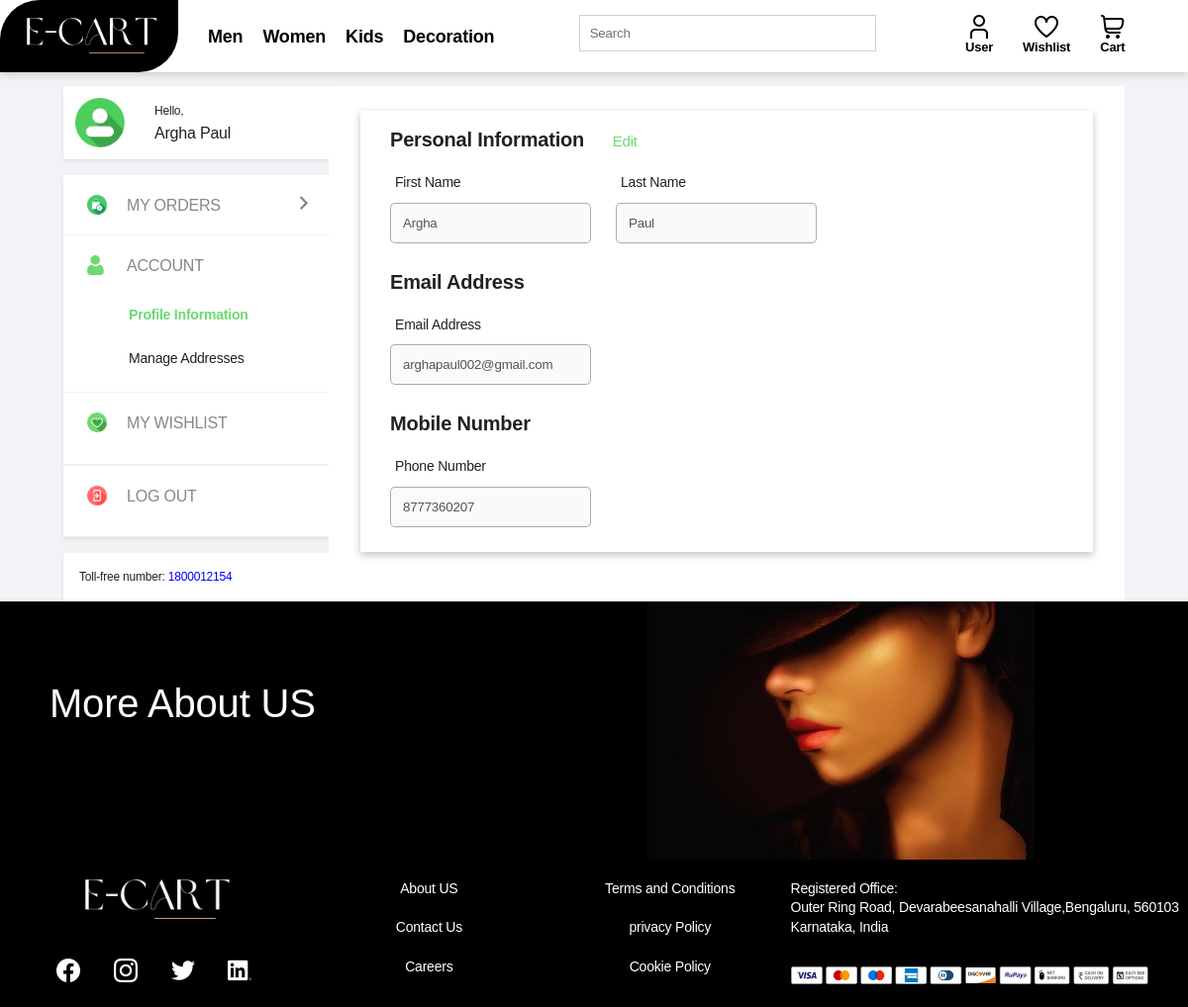
The app's page /profile.php (signed in) with its own data.
### tables this page shows
CREATE TABLE `product` (
  `id` int(100) NOT NULL,
  `product_type` varchar(10) NOT NULL,
  `pro_type_img_name` varchar(50) NOT NULL
);

CREATE TABLE `users` (
  `id` int(100) NOT NULL,
  `first_name` varchar(50) NOT NULL,
  `last_name` varchar(50) NOT NULL,
  `email` varchar(50) NOT NULL,
  `password` varchar(500) NOT NULL,
  `phone_no` bigint(10) NOT NULL,
  `gender` varchar(10) NOT NULL,
  `date_created` datetime NOT NULL DEFAULT current_timestamp()
);

### profile.php (the view, shortened to what this page needs)
<?php
include 'dbconnect.php';
if (isset($_SESSION['loggedin']) && $_SESSION['loggedin'] == true) {
    $mail = $_SESSION['umail'];
    $sql7 = "SELECT * FROM `users` WHERE `email`= '$mail';";
    $rs7 = mysqli_query($conn, $sql7);
    $row7 = mysqli_fetch_array($rs7);
}
?>
<html>
<head>
    <link rel="stylesheet" href="css/profile.css">
    <link rel="stylesheet" href="css/navbar.css">
    <link rel="stylesheet" href="css/footer.css">
</head>
<body>
    <?php require 'navbar.php' ?>
    <div class="_full-outer">
        <div class="content row">
            <div class="left-sec-full">
                <div>
                    <div class="option-content">
                        <div class="profile row"><img class="profile-img" height="50px" width="50px" src="images/profile/profile-n.png">
                            <div class="pro-info">
                                <div class="pro-hello">Hello,</div>
                                <div class="user-name"><span><?php echo $row7['first_name']; ?></span>&nbsp;<span><?php echo $row7['last_name']; ?></span></div>
                            </div>
                        </div>
                    </div>
                    <div class="option-content option-margin">
                        <div>
                            <div class="option-padding-bottom">
                                <div class="option-padding row">
                                    <img class="icon-images" src="images/profile/order.png">
                                    <a class="heading-txt" href="orders.php">MY ORDERS<span class="arrow-symbol"><svg width="16" height="27" viewBox="0 0 16 27" xmlns="http://www.w3.org/2000/svg" class="arrow-symbol-s">
                                                <path d="M16 23.207L6.11 13.161 16 3.093 12.955 0 0 13.161l12.955 13.161z" fill="#878787" class=""></path>
                                            </svg></span></a>
                                </div>
                            </div>
                            <div class="hr-line"></div>
                        </div>
                        <div>
                            <div class="option-padding-bottom">
                                <div class="option-padding row"><img class="icon-images" src="images/profile/user.png">
                                    <div class="heading-two">ACCOUNT</div>
                                </div>
                                <div>
                                    <div id="defaultOpen" class="cursor-pointer tablinks" onclick="openCity(event, 'Profile')">
                                        <div class="sub-heading-txt">Profile Information</div>
                                    </div>
                                    <div class="cursor-pointer tablinks" onclick="openCity(event, 'Address')">
                                        <div class="sub-heading-txt">Manage Addresses</div>
                                    </div>
                                </div>
                            </div>
                            <div class="hr-line"></div>
                        </div>
                        <div>
                            <a href="wishlist.php">
                                <div class="option-padding-bottom cursor-pointer">
                                    <div class="option-padding row"><img class="icon-images" src="images/profile/heart.png">
                                        <div class="heading-two">MY WISHLIST</div>
                                    </div>
                                </div>
                            </a>
                            <div class="hr-line"></div>
                        </div>
                        <div class="hr-line"></div>
                        <div>
                            <a href="logout.php">
                                <div class="option-padding-bottom cursor-pointer">
                                    <div class="option-padding row"><img class="icon-images" src="images/profile/log-out.png">
                                        <div class="heading-two">LOG OUT</div>
                                    </div>
                                </div>
                            </a>
                            <div class="hr-line"></div>
                        </div>
                    </div>
                    <div class="option-content padding-lower">
                        <div>Toll-free number: <span style="color:blue">1800012154</span></div>
                    </div>
                </div>
            </div>
            <div class="right-sec-full">
                <div class="right-content">
                    <div id="Profile" class="pro-info  tabcontent">
                        <div class="right-heading">
                            <span class="heading-txt-right">Personal Information</span>
                            <span class="edit-style" onclick="myFunctionE1()" id="edit-1">Edit</span>
                        </div>
                        <form class="change_profile" id="change_name">
                            <div class="personal-info-sec">
                                <div class="flex">
                                    <div class="name">
                                        <p>First Name</p>
                                        <input type="text" name="f_name" value="<?php echo $row7['first_name']; ?>" id="f_name" class="input-style-css" disabled required>
                                    </div>
                                    <div class="name">
                                        <p>Last Name</p>
                                        <input type="text" name="l_name" value="<?php echo $row7['last_name']; ?>" id="l_name" class="input-style-css" disabled required>
                                    </div>
                                </div>
                            </div>
                        </form>
                        <form class="change_profile" id="change_email">
                            <div class="email-p">
                                <div class="right-heading">
                                    <span class="heading-txt-right">Email Address</span>
                                </div>
                                <div class="flex">
                                    <div class="name">
                                        <p>Email Address</p>
                                        <input type="text" name="u-mail" value="<?php echo $row7['email']; ?>" id="u-mail" class="input-style-css" disabled required>
                                    </div>
                                </div>
                            </div>
                        </form>
                        <form class="change_profile" id="change_phone">
                            <div class="phone">
                                <div class="right-heading">
                                    <span class="heading-txt-right">Mobile Number</span>
                                </div>
                                <div class="flex">
                                    <div class="name">
                                        <p>Phone Number</p>
                                        <input type="text" name="u-phone" value="<?php echo $row7['phone_no']; ?>" id="u-phone" class="input-style-css" title="Please Enter valid Phone Number" onKeyPress="if(this.value.length==10) return false;" pattern="(6|7|8|9)\d{9}" minlength="10" maxlength="10" disabled required>
                                    </div>
                                </div>
                            </div>
                        </form>
                    </div>
                </div>
            </div>
        </div>
    </div>
    <?php
    include 'footer.php';
    ?>
</body>
</html>

### navbar.php (shortened to what this page needs)
<?php
if (isset($_SESSION['loggedin']) && $_SESSION['loggedin'] == true) {
    $loggedin = true;
} else {
    $loggedin = false;
}
?>
<div class="navigaton">
    <div class="navbar">
        <div style="display:flex;">
            <div class="left-logo">
                <a href="indeex.php">
                    <img src="images/logo/logo light.png" alt="logo">
                </a>
            </div>
            <div class="right">
                <ul style="display:flex;">
                    <?php
                    $sql1 = "SELECT * FROM `product`";
                    $rs1 = mysqli_query($conn, $sql1);
                    while ($row1 = mysqli_fetch_array($rs1)) {
                    ?>
                        <li><a href="products.php?pro_type=<?php echo $row1['id'] ?>&pro_cat=NULL"><?php echo $row1['product_type']?></a>
                        </li>
                    <?php
                    }
                    ?>
                </ul>
            </div>
        </div>
        <div class="searchbar">
            <div class="search">
                <div class="txt-search">
                    <input type="text" name="t1" class="search-txt" id="search" placeholder="Search" onclick="search_click()">
                </div>
            </div>
        </div>
        <div class="options">
            <div class="option_inner">
                <?php
                if ($loggedin) {
                    echo '
                <a href="profile.php">
                <div class="profile option_padding">
                <p class="text_align">
                    <img src="images/icons/user.png" alt="profile">
                </p>
                <p class="small">User</p>
            </div>
                </a>';
                }
                echo '<a href="wishlist.php">
            <div class="wishlist option_padding">
                <p class="text_align">
                    <img src="images/icons/wish.png" alt="wishlist">
                </p>
                <p class="small">Wishlist</p>
            </div>
        </a>
        <a href="cart.php">
            <div class="cart option_padding">
                <p class="text_align">
                    <img src="images/icons/cart.png" alt="bag">
                </p>
                <p class="small">Cart</p>
            </div>
        </a>
    </div>
</div>
</div>
</div>';
                ?>

### css/profile.css (style rules this page uses)
* { box-sizing: border-box; margin: 0; padding: 0; }
body { max-width: 1350px; margin: auto; }
._full-outer { margin: 0 auto; max-width: 1366px; }
div { display: block; }
body, button, input, select, textarea { font-family: Arial, sans-serif; letter-spacing: -.2px; }
body { font-size: 14px; background-color: #f1f3f6; color: #212121; line-height: 1.4; }
._full-outer .content { margin: 0 auto; position: relative; padding: 14px 64px 0; }
.col, .row { width: 100%; }
.row { display: -webkit-flex; display: -ms-flexbox; display: flex; -webkit-flex-flow: row wrap; -ms-flex-flow: row wrap; flex-flow: row wrap; }
._full-outer .left-sec-full { width: 25%; }
.option-content { background-color: #fff; border-radius: 2px; box-shadow: 0 2px 4px 0 rgb(0 0 0 / 8%); }
.option-margin { margin-bottom: 16px; }
.padding-lower { padding: 16px; font-size: 12px; }
.profile { padding: 12px; margin-bottom: 16px; }
.profile-img { vertical-align: middle; width: 50px; height: 50px; }
a, img { text-decoration: none; color: inherit; border: none; outline: none; }
img { overflow-clip-margin: content-box; overflow: clip; }
.pro-info { padding: 5px 0 0 30px; width: calc(100% - 50px); }
.pro-info .pro-hello { font-size: 12px; }
.pro-info .user-name { padding-top: 3px; font-size: 16px; font-weight: 500; display: -webkit-flex; display: -ms-flexbox; display: flex; -webkit-align-items: center; -ms-flex-align: center; align-items: center; text-transform: capitalize; overflow: hidden; white-space: nowrap; text-overflow: ellipsis; }
.option-padding-bottom { padding-bottom: 12px; }
.option-padding { padding: 20px 12px 5px 24px; }
.icon-images { width: 20px; height: 20px; }
.heading-txt { width: calc(100% - 26px); padding-left: 20px; font-size: 16px; font-weight: 500; color: #878787; cursor: pointer; }
.arrow-symbol { margin-top: 1px; float: right; }
.arrow-symbol-s { width: 14px; height: 14px; -webkit-transform: rotate(180deg); transform: rotate(180deg); }
.hr-line { border-bottom: 1px solid #f0f0f0; }
.heading-two { padding: 0 0 12px 20px; font-size: 16px; font-weight: 500; color: #878787; }
.cursor-pointer { cursor: pointer; }
.sub-heading-txt { font-size: 14px; padding: 12px 5px 12px 66px; cursor: pointer; }
.active { color: #6ed971; font-weight: bold; }
.tabcontent { transition: 0.2s ease; }
.right-sec-full { width: 75%; background-color: #ffffff; padding: 25px 32px; }
.right-sec-full input, .right-sec-full button { border-radius: 5px; }
.right-content { background-color: rgb(255, 255, 255); padding: 10 0 25 0; width: 100%; box-shadow: rgba(0, 0, 0, 0.24) 0px 3px 8px; }
.heading-txt-right { font-size: 20px; font-weight: bold; padding: 0 25px 0 0; }
.edit-style { font-size: 15px; color: #6ed971; cursor: pointer; user-select: none; }
.personal-info-sec { width: 100%; }
.right-heading { padding: 0 0 20px 0; }
.name { padding: 0 25px 0 0px; }
.name p { padding: 0 0 10px 5px; }
.input-style-css { padding: 12px; outline: none; border: 1px solid #878787af; }
.flex { display: flex; }
.email-p, .phone { padding: 25px 0 0 0; }

### css/navbar.css (style rules this page uses)
.navigaton { background-color: #ffffff; position: sticky; top: 0px; z-index: 9999; display: flex; max-width: 1350px; min-width: 972px; margin: auto; }
.navbar { width: 100%; display: flex; height: auto; padding: 0; position: sticky; box-shadow: rgba(99, 99, 99, 0.3) 0px 2px 8px 0px; justify-content: space-between; }
.navbar .left-logo { background-color: #000000; border-radius: 40px 0; }
.navbar .left-logo img { width: 180px; }
.right { color: #000000; width: auto; margin: 15px 0px 0px 20px; width: 60%; }
.right ul { padding: 0%; }
.right ul li { list-style: none; font-weight: bold; position: relative; display: inline-table; text-transform: capitalize; font-size: 18px; padding: 10px 10px 10px 10px; }
.searchbar { width: 25%; background-color: #ffffff; display: flex; }
.search-txt { padding: 10px 0px 10px 10px; border: none; outline: none; width: 100%; border: 1px solid rgba(163, 163, 163, 0.5); }
.txt-search { padding: 15px 0 0 0; }
.search { width: 100%; transition: 0.1s; }
.options { width: 20%; right: 20px; }
.option_inner { margin: 15px 0px 0px 0px; display: flex; }
.option_padding { padding: 0px 15px 0px 15px; }
.text_align { text-align: center; }
.small { font-size: 13px; font-weight: bold; }

### css/footer.css (style rules this page uses)
a { text-decoration: none; color: #000000; cursor: pointer; }
::placeholder { color: rgb(114, 114, 114); opacity: 1; }

### records on screen
product: product_type "Men"
product: product_type "Women"
product: product_type "Kids"
product: product_type "Decoration"
users: first_name "Argha", last_name "Paul", f_name "Argha", l_name "Paul", u-mail "arghapaul002@gmail.com", u-phone "8777360207"
